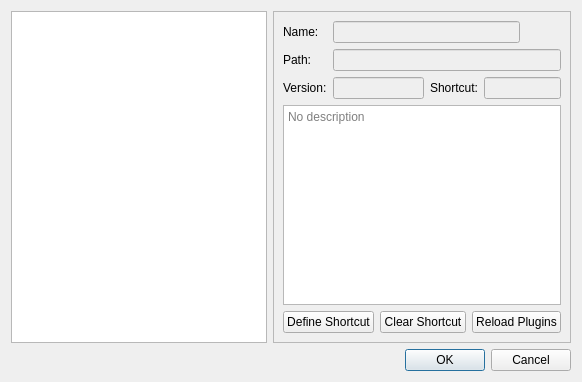
<?xml version="1.0" encoding="UTF-8"?>
<ui version="4.0">
 <class>PluginManager</class>
 <widget class="QDialog" name="PluginManager">
  <property name="windowModality">
   <enum>Qt::ApplicationModal</enum>
  </property>
  <property name="geometry">
   <rect>
    <x>0</x>
    <y>0</y>
    <width>582</width>
    <height>382</height>
   </rect>
  </property>
  <property name="windowTitle">
   <string>Plugin Manager</string>
  </property>
  <property name="windowIcon">
   <iconset>
    <normaloff>:/data/icons/png/Plugins_empty.png</normaloff>:/data/icons/png/Plugins_empty.png</iconset>
  </property>
  <layout class="QGridLayout" name="gridLayout">
   <item row="0" column="1">
    <widget class="QFrame" name="frame">
     <property name="sizePolicy">
      <sizepolicy hsizetype="Expanding" vsizetype="Preferred">
       <horstretch>0</horstretch>
       <verstretch>0</verstretch>
      </sizepolicy>
     </property>
     <property name="minimumSize">
      <size>
       <width>100</width>
       <height>0</height>
      </size>
     </property>
     <property name="frameShape">
      <enum>QFrame::StyledPanel</enum>
     </property>
     <property name="frameShadow">
      <enum>QFrame::Raised</enum>
     </property>
     <layout class="QGridLayout" name="gridLayout_4">
      <item row="0" column="0">
       <widget class="QLabel" name="label_19">
        <property name="text">
         <string>Name:</string>
        </property>
       </widget>
      </item>
      <item row="2" column="3" colspan="2">
       <widget class="QLineEdit" name="pluginShortcut">
        <property name="enabled">
         <bool>false</bool>
        </property>
        <property name="readOnly">
         <bool>true</bool>
        </property>
       </widget>
      </item>
      <item row="1" column="1" colspan="4">
       <widget class="QLineEdit" name="pluginPath">
        <property name="enabled">
         <bool>false</bool>
        </property>
        <property name="readOnly">
         <bool>true</bool>
        </property>
       </widget>
      </item>
      <item row="2" column="1">
       <widget class="QLineEdit" name="pluginVersion">
        <property name="enabled">
         <bool>false</bool>
        </property>
        <property name="readOnly">
         <bool>true</bool>
        </property>
       </widget>
      </item>
      <item row="1" column="0">
       <widget class="QLabel" name="label_23">
        <property name="text">
         <string>Path:</string>
        </property>
       </widget>
      </item>
      <item row="2" column="0">
       <widget class="QLabel" name="label_29">
        <property name="text">
         <string>Version:</string>
        </property>
       </widget>
      </item>
      <item row="3" column="0" colspan="5">
       <widget class="QTextBrowser" name="pluginDescription">
        <property name="readOnly">
         <bool>true</bool>
        </property>
        <property name="placeholderText">
         <string>No description</string>
        </property>
        <property name="openExternalLinks">
         <bool>true</bool>
        </property>
       </widget>
      </item>
      <item row="2" column="2">
       <widget class="QLabel" name="label_30">
        <property name="text">
         <string>Shortcut:</string>
        </property>
       </widget>
      </item>
      <item row="4" column="0" colspan="5">
       <layout class="QHBoxLayout" name="horizontalLayout_13">
        <property name="topMargin">
         <number>0</number>
        </property>
        <item>
         <widget class="QPushButton" name="definePluginShortcut">
          <property name="text">
           <string>Define Shortcut</string>
          </property>
         </widget>
        </item>
        <item>
         <widget class="QPushButton" name="clearPluginShortcut">
          <property name="text">
           <string>Clear Shortcut</string>
          </property>
         </widget>
        </item>
        <item>
         <widget class="QPushButton" name="reloadPlugins">
          <property name="toolTip">
           <string>Reload all plugins.
This will re-evaluate all plugins, picking up any changes that may have occurred.</string>
          </property>
          <property name="text">
           <string>Reload Plugins</string>
          </property>
         </widget>
        </item>
        <item>
         <spacer name="horizontalSpacer_17">
          <property name="orientation">
           <enum>Qt::Horizontal</enum>
          </property>
          <property name="sizeHint" stdset="0">
           <size>
            <width>20</width>
            <height>20</height>
           </size>
          </property>
         </spacer>
        </item>
       </layout>
      </item>
      <item row="0" column="1" colspan="3">
       <widget class="QLineEdit" name="pluginName">
        <property name="enabled">
         <bool>false</bool>
        </property>
        <property name="readOnly">
         <bool>true</bool>
        </property>
       </widget>
      </item>
     </layout>
    </widget>
   </item>
   <item row="1" column="1">
    <widget class="QDialogButtonBox" name="buttonBox">
     <property name="orientation">
      <enum>Qt::Horizontal</enum>
     </property>
     <property name="standardButtons">
      <set>QDialogButtonBox::Cancel|QDialogButtonBox::Ok</set>
     </property>
    </widget>
   </item>
   <item row="0" column="0">
    <widget class="QListWidget" name="pluginListWidget">
     <property name="sizePolicy">
      <sizepolicy hsizetype="Minimum" vsizetype="Expanding">
       <horstretch>0</horstretch>
       <verstretch>0</verstretch>
      </sizepolicy>
     </property>
     <property name="editTriggers">
      <set>QAbstractItemView::DoubleClicked|QAbstractItemView::EditKeyPressed|QAbstractItemView::SelectedClicked</set>
     </property>
     <property name="selectionBehavior">
      <enum>QAbstractItemView::SelectRows</enum>
     </property>
     <property name="resizeMode">
      <enum>QListView::Adjust</enum>
     </property>
     <property name="sortingEnabled">
      <bool>true</bool>
     </property>
    </widget>
   </item>
  </layout>
 </widget>
 <tabstops>
  <tabstop>pluginListWidget</tabstop>
  <tabstop>pluginName</tabstop>
  <tabstop>pluginPath</tabstop>
  <tabstop>pluginVersion</tabstop>
  <tabstop>pluginShortcut</tabstop>
  <tabstop>pluginDescription</tabstop>
  <tabstop>definePluginShortcut</tabstop>
 </tabstops>
 <resources/>
 <connections>
  <connection>
   <sender>buttonBox</sender>
   <signal>accepted()</signal>
   <receiver>PluginManager</receiver>
   <slot>accept()</slot>
   <hints>
    <hint type="sourcelabel">
     <x>248</x>
     <y>254</y>
    </hint>
    <hint type="destinationlabel">
     <x>157</x>
     <y>274</y>
    </hint>
   </hints>
  </connection>
  <connection>
   <sender>buttonBox</sender>
   <signal>rejected()</signal>
   <receiver>PluginManager</receiver>
   <slot>reject()</slot>
   <hints>
    <hint type="sourcelabel">
     <x>316</x>
     <y>260</y>
    </hint>
    <hint type="destinationlabel">
     <x>286</x>
     <y>274</y>
    </hint>
   </hints>
  </connection>
 </connections>
</ui>
